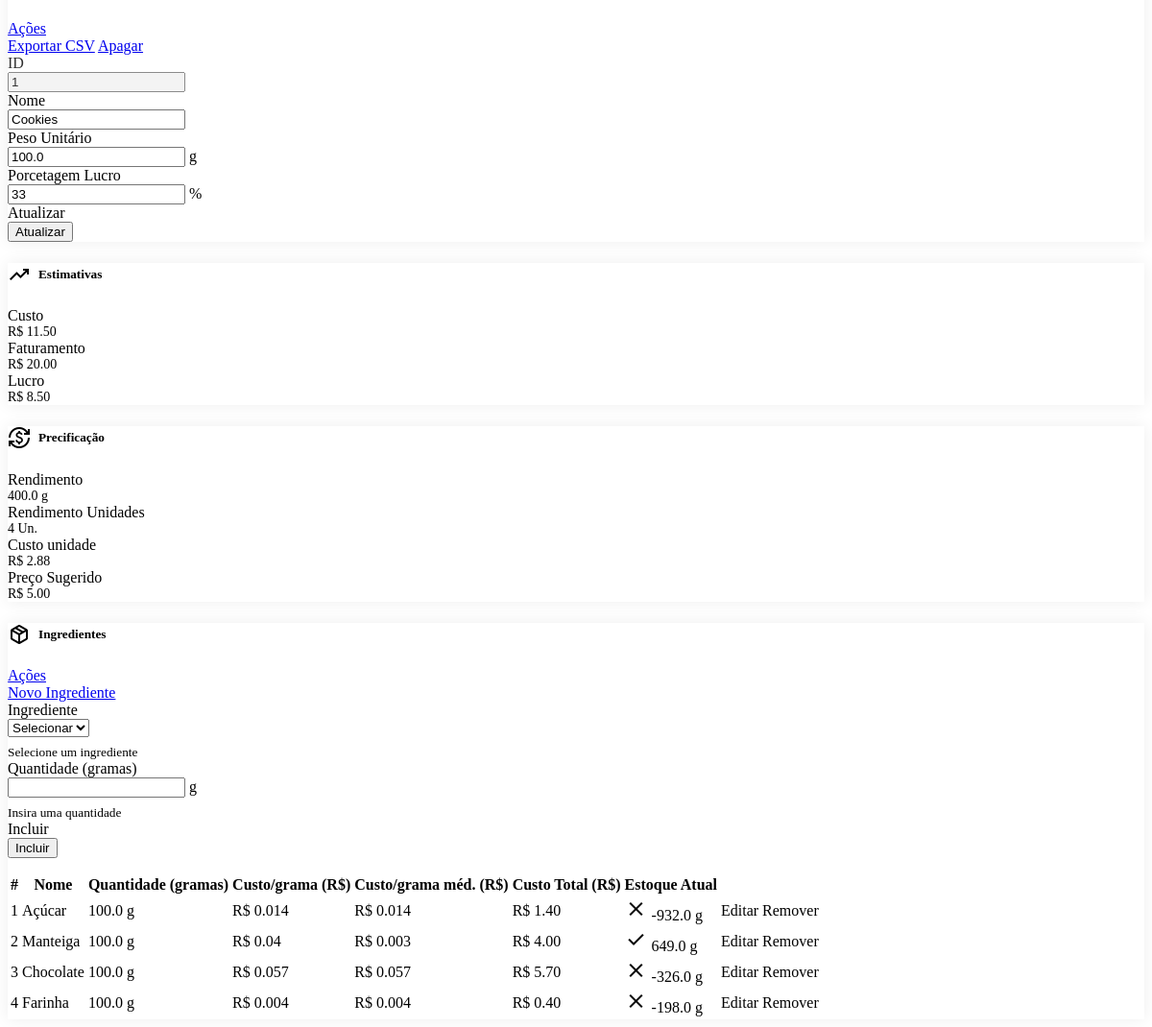
The page /receitas/1 (lower part) on the database as committed earlier.
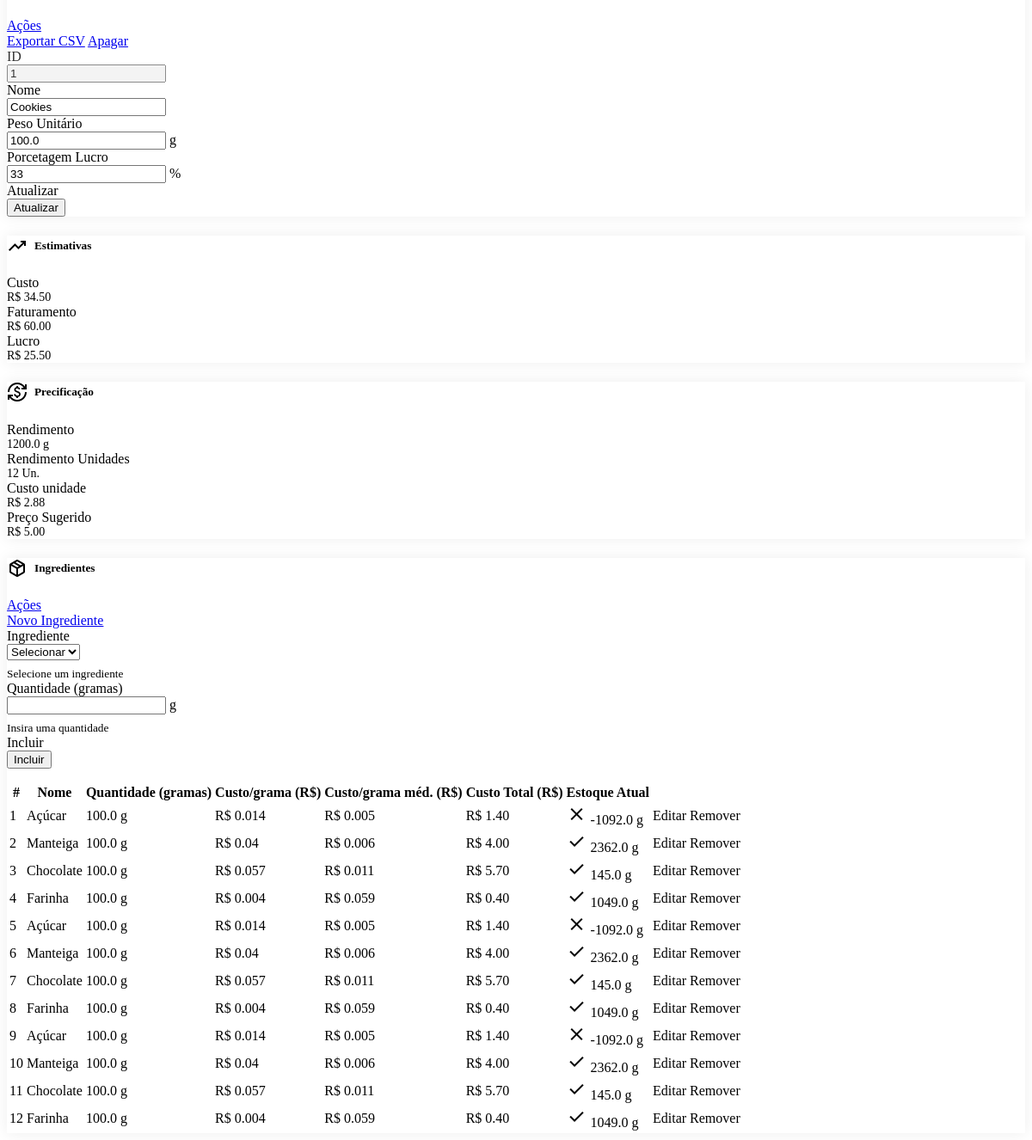
The same page on the database as committed later.
### src/domain/entities.py (models this page shows, shortened)
class RegistroOrganizacao(SQLModel, table=False):
    id: Optional[int] = Field(default=None, primary_key=True)
    organizacao_id: Optional[int] = Field(default=None, foreign_key="organizacao.id")

class Receita(RegistroOrganizacao, table=True):
    nome: str = Field(index=True, unique=True)
    peso_unitario: float = 0
    porcentagem_lucro: int = 33
    ingrediente_links: List['ReceitaIngredienteLink'] = Relationship(back_populates='receita')

class ReceitaIngredienteLink(RegistroOrganizacao, table=True):
    quantidade: float
    receita_id: Optional[int] = Field(default=None, foreign_key="receita.id")
    ingrediente_id: Optional[int] = Field(default=None, foreign_key="ingrediente.id")
    receita: "Receita" = Relationship(back_populates="ingrediente_links")
    ingrediente: "Ingrediente" = Relationship(back_populates="receita_links")

class Ingrediente(RegistroOrganizacao, table=True):
    nome: str = Field(index=True, unique=True)
    peso: float
    custo: float
    receita_links: List['ReceitaIngredienteLink'] = Relationship(back_populates='ingrediente')
    estoque_links: List['Estoque'] = Relationship(back_populates='ingrediente')

class Estoque(RegistroOrganizacao, table=True):
    descricao: Optional[str] = Field(default=None)
    data_criacao: datetime = Field(default=datetime.now(), nullable=False)
    ingrediente_id: Optional[int] = Field(default=None, foreign_key="ingrediente.id")
    ingrediente: "Ingrediente" = Relationship(back_populates="estoque_links")
    quantidade: Optional[float] = Field(default=0)
    valor_pago: Optional[float] = Field(default=0)

### src/routers/receitas.py (the view)
@router.get('/{id}', include_in_schema=False)
async def get_receita(request: fastapi.Request, id: int, session: Session = SESSION_DEP):
    db_receita = repository.get_receita(session, id)
    if not db_receita:
        raise ValueError(f'Receita com id {id} não encontrada')
    db_ingredientes = repository.get_ingredientes(session)
    return render(
        session=session,
        request=request,
        template_name='receitas/detail.html',
        context={
            'header': context_header,
            'receita': db_receita,
            'ingredientes': db_ingredientes
        }
    )

### src/templates/html/receitas/detail.html (shortened to what this page needs)
{% extends 'layout.html' %}
{% block content %}
<div class="col-12">
  <div class="card">
    <div class="card-header">
      <div class="dropdown ms-auto">
        <a href="#" class="btn dropdown-toggle" data-bs-toggle="dropdown">Ações</a>
        <div class="dropdown-menu">
          <a href="#" class="dropdown-item">Exportar CSV</a>
          <a href="#" class="dropdown-item text-danger" data-bs-toggle="modal" data-bs-target="#modalDeleteReceita">Apagar</a>
        </div>
      </div>
    </div>
    <div class="card-body">
      <form class="datagrid" method="POST" action="{{ url_for('post_receita_atualizar') }}">
        <div class="datagrid-item">
          <div class="datagrid-title">ID</div>
          <input required readonly type="text" class="form-control" name="id" value="{{receita.id}}" />
        </div>
        <div class="datagrid-item">
          <div class="datagrid-title">Nome</div>
          <input required type="text" class="form-control" name="nome" value="{{receita.nome}}" />
        </div>
        <div class="datagrid-item">
          <div class="datagrid-title">Peso Unitário</div>
          <div class="datagrid-content">
            <div class="input-group input-group-flat">
              <input required type="number" name="peso_unitario" class="form-control pe-0" value="{{receita.peso_unitario}}" min="1" />
              <span class="input-group-text"> g </span>
            </div>
          </div>
        </div>
        <div class="datagrid-item">
          <div class="datagrid-title">Porcetagem Lucro</div>
          <div class="datagrid-content">
            <div class="input-group input-group-flat">
              <input required type="number" name="porcentagem_lucro" class="form-control pe-0" value="{{receita.porcentagem_lucro}}" min="1" />
              <span class="input-group-text"> % </span>
            </div>
          </div>
        </div>
        <div class="datagrid-item">
          <div class="datagrid-title">Atualizar</div>
          <div class="datagrid-content">
            <button type="submit" class="btn">Atualizar</button>
          </div>
        </div>
      </form>
    </div>
  </div>
</div>
<div class="col-6">
  <div class="card">
    <div class="card-header">
      <h5 class="card-title">
        <span class="material-symbols-outlined"> trending_up </span>
        Estimativas
      </h5>
    </div>
    <div class="card-body">
      <div class="datagrid">
        <div class="datagrid-item text-danger">
          <div class="datagrid-title">Custo</div>
          <div class="datagrid-content">
            <span class="badge bg-danger-lt"> {{receita.custo | format_reais}} </span>
          </div>
        </div>
        <div class="datagrid-item">
          <div class="datagrid-title">Faturamento</div>
          <div class="datagrid-content">
            <span class="badge bg-warning-lt"> {{receita.faturamento | format_reais}} </span>
          </div>
        </div>
        <div class="datagrid-item text-success">
          <div class="datagrid-title">Lucro</div>
          <div class="datagrid-content">
            <span class="badge bg-success-lt"> {{receita.lucro | format_reais}} </span>
          </div>
        </div>
      </div>
    </div>
  </div>
</div>
<div class="col-6">
  <div class="card">
    <div class="card-header">
      <h5 class="card-title">
        <span class="material-symbols-outlined"> currency_exchange </span>
        Precificação
      </h5>
    </div>
    <div class="card-body">
      <div class="datagrid">
        <div class="datagrid-item">
          <div class="datagrid-title">Rendimento</div>
          <div class="datagrid-content">
            <span class="badge bg-secondary-lt"> {{receita.rendimento}} g </span>
          </div>
        </div>
        <div class="datagrid-item">
          <div class="datagrid-title">Rendimento Unidades</div>
          <div class="datagrid-content">
            <span class="badge bg-secondary-lt"> {{receita.rendimento_unidades}} Un. </span>
          </div>
        </div>
        <div class="datagrid-item">
          <div class="datagrid-title">Custo unidade</div>
          <div class="datagrid-content">
            <span class="badge bg-secondary-lt"> {{receita.custo_unidade | format_reais}} </span>
          </div>
        </div>
        <div class="datagrid-item">
          <div class="datagrid-title">Preço Sugerido</div>
          <div class="datagrid-content">
            <span class="badge bg-secondary-lt"> {{receita.preco_sugerido | format_reais}} </span>
          </div>
        </div>
      </div>
    </div>
  </div>
</div>
<div class="col-12">
  <div class="card" id="cardIngredientes">
    <div class="card-header">
      <h5 class="card-title">
        <span class="material-symbols-outlined"> package_2 </span>
        Ingredientes
      </h5>
      <div class="dropdown ms-auto">
        <a href="#" class="btn dropdown-toggle" data-bs-toggle="dropdown">Ações</a>
        <div class="dropdown-menu">
          <a href="#cardIngredientes" class="dropdown-item" data-bs-toggle="modal" data-bs-target="#modalCreateIngrediente">Novo Ingrediente</a>
        </div>
      </div>
    </div>
    <form class="card-body" method="POST" action="{{ url_for('post_receita_ingredientes_incluir') }}">
      <div class="datagrid">
        <div class="datagrid-item">
          <label class="datagrid-title form-label">Ingrediente</label>
          <div class="datagrid-content">
            <select required class="form-select" name="ingrediente_id">
              <option selected value="">Selecionar</option>
            </select>
            <small style="display: block; margin-top: 8px" class="text-secondary" id="ingrediente_custo_p_grama">Selecione um ingrediente</small>
          </div>
        </div>
        <div class="datagrid-item">
          <label class="datagrid-title form-label">Quantidade (gramas)</label>
          <div class="datagrid-content">
            <div class="input-group input-group-flat">
              <input required type="number" class="form-control pe-0" min="0" name="quantidade" />
              <span class="input-group-text"> g </span>
            </div>
            <small style="display: block; margin-top: 8px" class="text-secondary" id="ingediente_custo_final">Insira uma quantidade</small>
          </div>
        </div>
        <div class="datagrid-item">
          <label class="datagrid-title form-label">Incluir</label>
          <div class="datagrid-content">
            <button class="btn">Incluir</button>
          </div>
        </div>
      </div>
    </form>
    <div class="table-responsive">
      <table class="table table-vcenter">
        <thead class="sticky-top">
          <tr>
            <th>#</th>
            <th>Nome</th>
            <th>Quantidade (gramas)</th>
            <th>Custo/grama (R$)</th>
            <th>Custo/grama méd. (R$)</th>
            <th>Custo Total (R$)</th>
            <th>Estoque Atual</th>
            <th class="w-1"></th>
          </tr>
        </thead>
        <tbody>
          {% for receita_ingrediente in receita.ingrediente_links %} {% if receita_ingrediente.id >= 0 %}
          <tr>
            <td>{{ receita_ingrediente.id }}</td>
            <td>{{ receita_ingrediente.ingrediente.nome }}</td>
            <td>{{ receita_ingrediente.quantidade | format_quantity | safe }}</td>
            <td>{{ receita_ingrediente.ingrediente.custo_p_grama | format_reais }}</td>
            <td>{{ receita_ingrediente.ingrediente.custo_p_grama_medio | format_reais }}</td>
            <td>{{ receita_ingrediente.custo | format_reais }}</td>
            <td>{{ receita_ingrediente.ingrediente.estoque_atual | format_stock | safe }}</td>
            <td>
              <div class="btn-group">
                <a
                  type="button"
                  class="btn btn-ghost btn-sm"
                  data-bs-toggle="modal"
                  data-bs-target="#atualizarReceitaIngredienteModal"
                  data-bs-payload="{{receita_ingrediente.model_dump_json()}}"
                >
                  Editar
                </a>
                <a
                  type="button"
                  class="btn btn-ghost-danger btn-sm"
                  data-bs-toggle="modal"
                  data-bs-target="#apagarReceitaIngredienteModal"
                  data-bs-payload="{{receita_ingrediente.model_dump_json()}}"
                >
                  Remover
                </a>
              </div>
            </td>
          </tr>
          {% endif %} {% endfor %}
        </tbody>
      </table>
    </div>
  </div>
</div>
{% endblock %}

### src/templates/html/layout.html (shortened to what this page needs)
{% extends 'base.html' %}
{% block layout %}
<div class="page">
    <div class="page-wrapper">
      <div class="page-body">
        <div class="container-xl">
          <div class="row row-deck row-cards">
            {% block content %}
            {% endblock %}
          </div>
        </div>
      </div>
    </div>
  </div>
{% endblock %}

### src/templates/html/base.html (shortened to what this page needs)
<!DOCTYPE html>
<html lang="en">
<head>
    <link rel="stylesheet" href="https://cdn.jsdelivr.net/npm/@tabler/core@1.0.0-beta17/dist/css/tabler.min.css">
    <link href="{{ url_for('static', path='/style.css') }}" rel="stylesheet">
</head>
<body class="-theme-dark-auto h-100 auto-scroll">
    {% block layout %}
    {% endblock %}
</body>
</html>

### src/static/style.css (style rules this page uses)
.card { box-shadow: 0px 0px 16px #00000012; }
.datagrid { --tblr-datagrid-item-width: 8rem !important; }
.input-group:has(input[readonly]), .datagrid-item:has(input[readonly]), .input-group:has(select[readonly]), .datagrid-item:has(select[readonly]) { opacity: 85%; filter: contrast(0.9); pointer-events: none; }
.material-symbols-outlined { font-variation-settings: 'FILL' 0, 'wght' 400, 'GRAD' 0, 'opsz' 24 }
.nav-link-title:has(> .material-symbols-outlined), h5:has(> .material-symbols-outlined), h2:has(> .material-symbols-outlined), h3:has(> .material-symbols-outlined) { display: flex; flex-direction: row; align-items: center; gap: .5rem; }
.datagrid-content .badge { font-size: 14px; }
.status { user-select: none; white-space: nowrap; }
td { white-space: nowrap; }

Rows that differ between the two databases and show on the page:
computed for Receita "Cookies": faturamento "R$ 20.00" → "R$ 60.00"; lucro "R$ 8.50" → "R$ 25.50"; rendimento_unidades "4" → "12"
computed for ReceitaIngredienteLink id 1: custo "R$ 11.50" → "R$ 34.50"; rendimento "400.0" → "1200.0"; ingrediente.custo_p_grama_medio "R$ 0.014" → "R$ 0.005"; ingrediente.estoque_atual "-932.0 g" → "-1092.0 g"
computed for ReceitaIngredienteLink id 2: ingrediente.custo_p_grama_medio "R$ 0.003" → "R$ 0.006"; ingrediente.estoque_atual "649.0 g" → "2362.0 g"
computed for ReceitaIngredienteLink id 3: ingrediente.custo_p_grama_medio "R$ 0.057" → "R$ 0.011"; ingrediente.estoque_atual "-326.0 g" → "145.0 g"
computed for ReceitaIngredienteLink id 4: ingrediente.custo_p_grama_medio "R$ 0.004" → "R$ 0.059"; ingrediente.estoque_atual "-198.0 g" → "1049.0 g"
added ReceitaIngredienteLink: id "5", ingrediente.nome "Açúcar", quantidade "100.0 g", ingrediente.custo_p_grama "R$ 0.014", ingrediente.custo_p_grama_medio "R$ 0.005", custo "R$ 1.40", ingrediente.estoque_atual "-1092.0 g"
added ReceitaIngredienteLink: id "6", ingrediente.nome "Manteiga", quantidade "100.0 g", ingrediente.custo_p_grama "R$ 0.04", ingrediente.custo_p_grama_medio "R$ 0.006", custo "R$ 4.00", ingrediente.estoque_atual "2362.0 g"
added ReceitaIngredienteLink: id "7", ingrediente.nome "Chocolate", quantidade "100.0 g", ingrediente.custo_p_grama "R$ 0.057", ingrediente.custo_p_grama_medio "R$ 0.011", custo "R$ 5.70", ingrediente.estoque_atual "145.0 g"
added ReceitaIngredienteLink: id "8", ingrediente.nome "Farinha", quantidade "100.0 g", ingrediente.custo_p_grama "R$ 0.004", ingrediente.custo_p_grama_medio "R$ 0.059", custo "R$ 0.40", ingrediente.estoque_atual "1049.0 g"
added ReceitaIngredienteLink: id "9", ingrediente.nome "Açúcar", quantidade "100.0 g", ingrediente.custo_p_grama "R$ 0.014", ingrediente.custo_p_grama_medio "R$ 0.005", custo "R$ 1.40", ingrediente.estoque_atual "-1092.0 g"
added ReceitaIngredienteLink: id "10", ingrediente.nome "Manteiga", quantidade "100.0 g", ingrediente.custo_p_grama "R$ 0.04", ingrediente.custo_p_grama_medio "R$ 0.006", custo "R$ 4.00", ingrediente.estoque_atual "2362.0 g"
added ReceitaIngredienteLink: id "11", ingrediente.nome "Chocolate", quantidade "100.0 g", ingrediente.custo_p_grama "R$ 0.057", ingrediente.custo_p_grama_medio "R$ 0.011", custo "R$ 5.70", ingrediente.estoque_atual "145.0 g"
added ReceitaIngredienteLink: id "12", ingrediente.nome "Farinha", quantidade "100.0 g", ingrediente.custo_p_grama "R$ 0.004", ingrediente.custo_p_grama_medio "R$ 0.059", custo "R$ 0.40", ingrediente.estoque_atual "1049.0 g"
